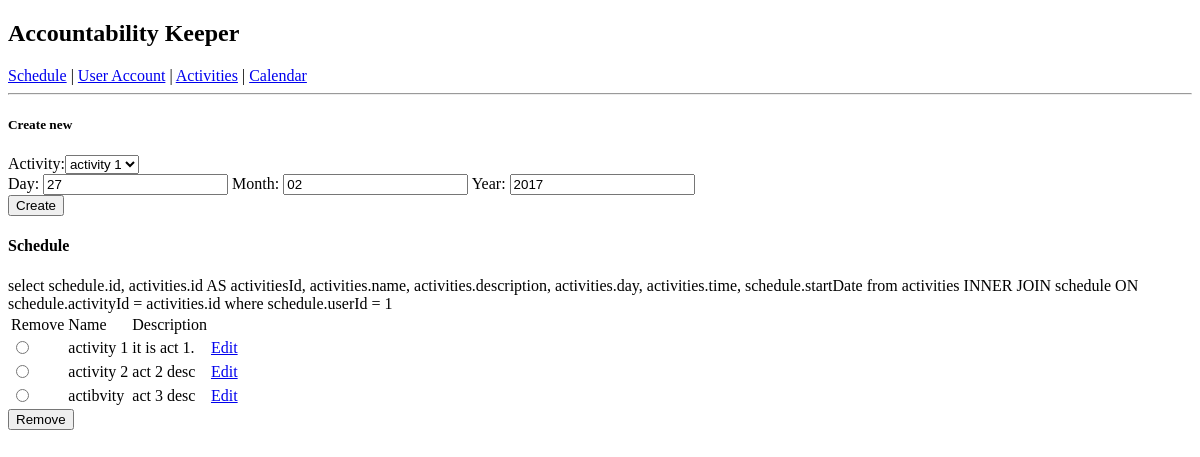
Page / (signed in) on the earlier database version.
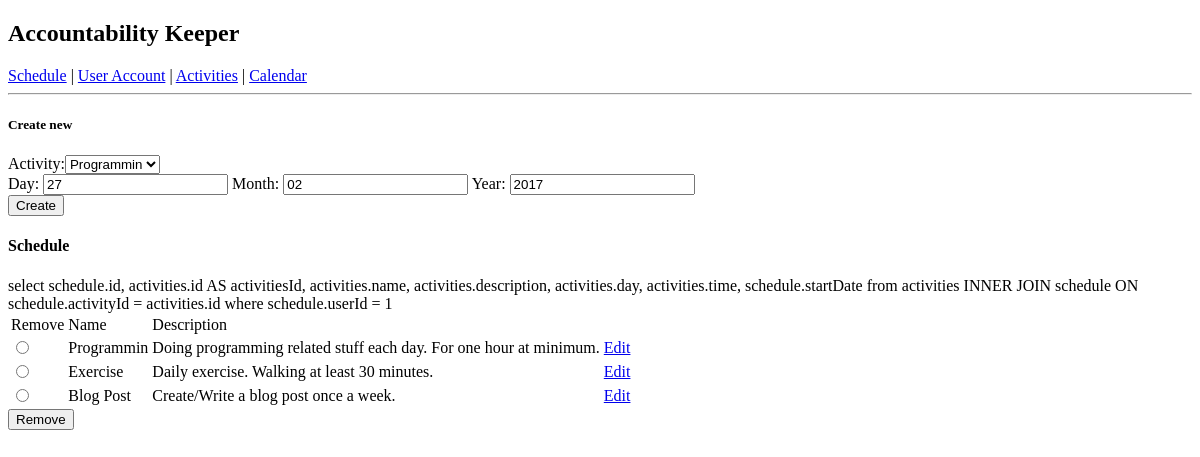
Same page on the later database version.
### tables this page shows
CREATE TABLE IF NOT EXISTS `schedule` (
`id` int(11) NOT NULL,
  `activityId` int(11) NOT NULL,
  `userId` int(11) NOT NULL,
  `startDate` date DEFAULT NULL
);

CREATE TABLE IF NOT EXISTS `activities` (
`id` int(11) NOT NULL,
  `name` varchar(10) NOT NULL,
  `description` text,
  `time` time DEFAULT NULL,
  `day` varchar(10) DEFAULT NULL
);

### index.php (called while the page is built)
<?php
	include 'schedule.php';
?>

### helper.php (the view, shortened to what this page needs)
<?php
	include 'database.php';
	function getUserSchedule($userId) {
		$result = db_getUserSchedule($userId);
		echo '<form method="post" name="scheduleForm">';
		echo '<table>';
  	echo '<tr><td>Remove</td><td>Name</td><td>Description</td></tr>';
  	if ($result != FALSE) {
			foreach($result as $row) {
				echo "<tr><td><input type=\"radio\" name=\"rowSelRadio\" value=\"" . $row['id'] . "\"></td><td>" . $row["name"] . "</td><td>" . $row["description"] . "<td><a href=\"?edit&id=" . $row['id'] . "\">Edit</a></td></tr>";
			}
  	}
  	echo '</table>';
  	echo '<button name="removeAction">Remove</button>';
  	echo '</form>';
	}
?>

### schedule.php (shortened to what this page needs)
<?php
	$editting = false;
	$activityId = "";
	$tempCurrentDate = getdate();
	$startDate = $tempCurrentDate['year'].'-'.$tempCurrentDate['mon'].'-'.$tempCurrentDate['mday'];
?>
<h5>Create new</h5>
<form method="post" name="scheduleForm">
	Activity:<select name="activityId">
		<?php
			$result = db_getListOfActivities();
			foreach ($result as $row) {
				echo "<option value=\"".$row['id']."\"";
				if($row['id'] == $activityId) {
					echo ' selected ';
				}
				echo ">".$row['name']."</option>";
			}
		?>
	</select>
	<br/>
	<?php
		$newDate = new DateTime($startDate);
		$day = $newDate->format('d');
		$month = $newDate->format('m');
		$year = $newDate->format('Y');
	?>
	Day: <input type="number" name="day" value="<?php echo $day; ?>">
	Month: <input type="number" name="month" value="<?php echo $month; ?>">
	Year: <input type="number" name="year" value="<?php echo $year; ?>">
	<br/>
	<?php
		if ($editting) {
			echo '<input type="submit" name="updateAction" value="Update">';
		} else {
			echo '<input type="submit" name="createAction" value="Create">';
		}
	?>
</form>
<h4>Schedule</h4>
<?php
	getUserSchedule($_SESSION['userId']);
		?>

### database.php (shortened to what this page needs)
<?php
    function connect() {
    	$serverName = "localhost";
		  $userName = "ak-dbAccess";
		  $password = "password";
		  $dbname = "accountibilityKeeper";
		  $conn = new mysqli($serverName, $userName, $password, $dbname);
		  return $conn;
    }
    function db_getListOfActivities() {
    	$conn = connect();
		  $sql = "select * from `activities`";
		  $result = $conn->query($sql);
		  $resultArray = array();
		  if ($result->num_rows > 0) {
		  	while($row = $result->fetch_assoc()) {
		  		array_push($resultArray, $row);
		  	}
		  	return $resultArray;
		  } else {
		  	return "0 activities list";
		  }
    }
    function db_getUserSchedule($userId) {
    	$conn = connect();
		  $sql = "select schedule.id, activities.id AS activitiesId, activities.name, activities.description, activities.day, activities.time, schedule.startDate from activities INNER JOIN schedule ON schedule.activityId = activities.id where schedule.userId = " . $userId;
		  echo $sql;
		  $result = $conn->query($sql);
		  $resultArray = array();
		  if ($result->num_rows > 0) {
		  	while($row = $result->fetch_assoc()) {
		  		array_push($resultArray, $row);
		  	}
		  	return $resultArray;
		  } else {
		  	return false;
		  }
    }
?>

Differences in the rows shown:
removed schedule: activityId.name "activity 1", activityId.description "it is act 1."
removed schedule: activityId.name "activity 2", activityId.description "act 2 desc"
removed schedule: activityId.name "actibvity", activityId.description "act 3 desc"
added schedule: activityId.name "Programmin", activityId.description "Doing programming related stuff each day. For one hour at minimum."
added schedule: activityId.name "Exercise", activityId.description "Daily exercise. Walking at least 30 minutes."
added schedule: activityId.name "Blog Post", activityId.description "Create/Write a blog post once a week."
Other differences:
form field activityId: "activity 1" → "Programmin"
